Frame 1 (no input): blank canvas, image omitted
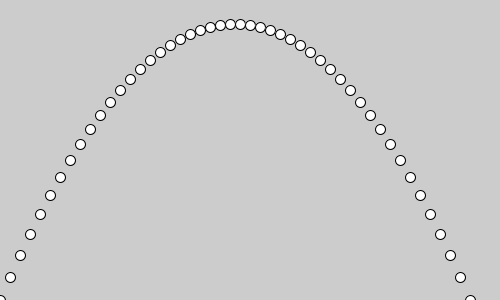
Frame 60 (the mouse pressed at the canvas centre just before this capture)
Frame 120 (the mouse held since frame 60 and released just before this capture): identical to frame 60, image omitted

The Processing sketch that drew this single still picture (run headless with seeded random() and noise(); from frame 60 on, the mouse is pressed at the canvas centre):

// Processing sketch: sketch_11_2dim_motion
// ── sketch_11_2dim_motion.pde
int x, y, v_x, v_y, a_y;

void setup() {
  size(500, 300);
  x = 0;
  y = 300;
  v_x = 10;
  v_y = -24;
  a_y = +1;
}

void draw() {
  ellipse(x, y, 10, 10);
  x = x + v_x;
  v_y = v_y + a_y;
  y = y + v_y; 
}
